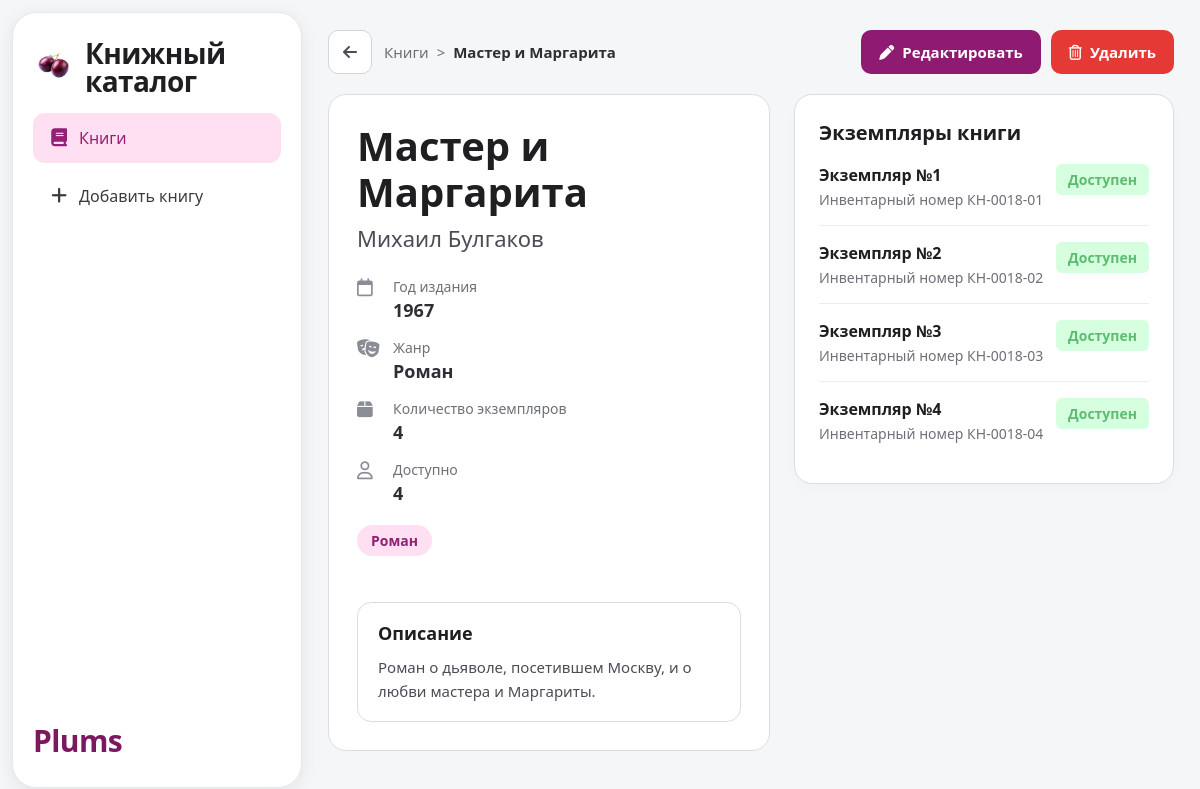
The page /books/18 on the database its author committed.
### tables this page shows
CREATE TABLE books (
                id INTEGER PRIMARY KEY AUTOINCREMENT,
                title TEXT NOT NULL,
                author TEXT NOT NULL,
                year INTEGER NOT NULL,
                genre TEXT NOT NULL,
                copies INTEGER NOT NULL DEFAULT 0
            , description TEXT NOT NULL DEFAULT '');

CREATE TABLE book_items (
                id INTEGER PRIMARY KEY AUTOINCREMENT,
                book_id INTEGER NOT NULL,
                inventory_number TEXT NOT NULL UNIQUE,
                status TEXT NOT NULL DEFAULT 'Доступен',
                issue_date TEXT NOT NULL DEFAULT '',
                FOREIGN KEY (book_id) REFERENCES books (id) ON DELETE CASCADE
            );

### app.py (the view)
@app.get("/books/<int:book_id>")
def view_book(book_id: int):
    book = get_book_or_none(book_id)
    if not book:
        return redirect(url_for("index"))
    with get_connection() as conn:
        rows = conn.execute(
            "SELECT id, book_id, inventory_number, status, issue_date FROM book_items WHERE book_id = ?",
            (book.id,)
        ).fetchall()
    items = [
        BookItem(
            id=row["id"],
            book_id=row["book_id"],
            inventory_number=row["inventory_number"],
            status=row["status"],
            issue_date=row["issue_date"]
        ) for row in rows
    ]
    available_copies = sum(1 for item in items if item.status == 'Доступен')
    return render_template(
        "book.html",
        book=book,
        items=items,  # Передаем список экземпляров в HTML
        available_copies=available_copies,  # Передаем динамический счетчик
        genres=GENRES,
        genre_other=GENRE_OTHER,
    )

### app.py (called while the page is built)
def _ensure_data_dir() -> None:
    DB_FILE.parent.mkdir(parents=True, exist_ok=True)

def get_connection() -> sqlite3.Connection:
    _ensure_data_dir()
    conn = sqlite3.connect(DB_FILE)
    conn.row_factory = sqlite3.Row
    return conn

def _ensure_description_column(conn: sqlite3.Connection) -> None:
    columns = {row["name"] for row in conn.execute("PRAGMA table_info(books)")}
    if "description" not in columns:
        conn.execute("ALTER TABLE books ADD COLUMN description TEXT NOT NULL DEFAULT ''")

def load_books() -> List[Book]:
    init_db()
    with get_connection() as conn:
        rows = conn.execute(
            "SELECT id, title, author, year, genre, copies, description FROM books"
        ).fetchall()
    return [
        Book(
            id=row["id"],
            title=row["title"],
            author=row["author"],
            year=row["year"],
            genre=row["genre"],
            copies=row["copies"],
            description=row["description"] or "",
        )
        for row in rows
    ]

def get_book_or_none(book_id: int) -> Optional[Book]:
    return next((book for book in load_books() if book.id == book_id), None)

### templates/book.html (shortened to what this page needs)
{% extends "base.html" %}
{% block content %}
<div class="book-page-header">
  <div class="book-breadcrumb">
    <a class="back-btn" href="{{ url_for('index') }}" aria-label="Назад к списку">
      <i class="fa-solid fa-arrow-left"></i>
    </a>
    <nav class="breadcrumb-text">
      <a href="{{ url_for('index') }}">Книги</a>
      <span>&gt;</span>
      <span class="current">{{ book.title }}</span>
    </nav>
  </div>
  <div class="book-header-actions">
    <a class="book-edit-btn" href="{{ url_for('edit_book', book_id=book.id, from='view') }}">
      <i class="fa-solid fa-pen"></i>
      Редактировать
    </a>
    <a class="book-delete-btn" href="{{ url_for('confirm_delete_book', book_id=book.id, from='view') }}">
      <i class="fa-regular fa-trash-can"></i>
      Удалить
    </a>
  </div>
</div>
<div class="book-main-layout">
  <article class="book-detail-card">
    <div class="book-detail-main-content">
      <div class="book-info-wrap">
        <header class="book-detail-head">
          <h1>{{ book.title }}</h1>
          <p class="book-author">{{ book.author }}</p>
        </header>
        <ul class="book-meta-list desktop-only">
          <li>
            <i class="fa-regular fa-calendar"></i>
            <div>
              <span class="meta-label">Год издания</span>
              <span class="meta-value">{{ book.year }}</span>
            </div>
          </li>
          <li>
            <i class="fa-solid fa-masks-theater"></i>
            <div>
              <span class="meta-label">Жанр</span>
              <span class="meta-value">{{ book.genre }}</span>
            </div>
          </li>
          <li>
            <i class="fa-solid fa-box"></i>
            <div>
              <span class="meta-label">Количество экземпляров</span>
              <span class="meta-value">{{ book.copies }}</span>
            </div>
          </li>
          <li>
            <i class="fa-regular fa-user"></i>
            <div>
              <span class="meta-label">Доступно</span>
              <span class="meta-value">{% if items %}{{ available_copies }}{% else %}{{ book.copies }}{% endif %}</span>
            </div>
          </li>
        </ul>
        <span class="genre-pill desktop-only">{{ book.genre }}</span>
      </div>
    </div>
    <section class="book-description-box">
      <h2>Описание</h2>
      {% if book.description %}
      <div class="description-text-container">
        <p class="description-text">{{ book.description }}</p>
      </div>
      {% else %}
      <p class="description-empty">Описание пока не добавлено.</p>
      {% endif %}
    </section>
  </article>
  <aside class="book-instances-card desktop-only">
    <h2>Экземпляры книги</h2>
        <div class="instances-list">
      {% if items %}
        {% for item in items %}
        <div class="instance-item">
          <div class="instance-info">
            <h3>Экземпляр №{{ loop.index }}</h3>
            <p class="inv-number">Инвентарный номер {{ item.inventory_number }}</p>
          </div>
          <form method="post" action="{{ url_for('toggle_item_status', item_id=item.id) }}">
            <button type="submit" class="status-badge-btn {% if item.status == 'Доступен' %}status-available{% else %}status-issued{% endif %}" title="Нажмите, чтобы изменить статус">
              {{ item.status }}
            </button>
          </form>
        </div>
        {% endfor %}
      {% endif %}
    </div>
  </aside>
</div>
{% endblock %}

### static/styles.css (style rules this page uses)
* { margin: 0; padding: 0; box-sizing: border-box; }
body { font-family: "Segoe UI", Arial, sans-serif; background: #f5f6f8; color: #1f1f22; font-size: 16px; }
.back-btn { width: 44px; height: 44px; border: 1px solid #d3d5dc; border-radius: 10px; background: #fff; color: #4a4d55; display: inline-flex; align-items: center; justify-content: center; text-decoration: none; }
.book-page-header { display: flex; justify-content: space-between; align-items: center; gap: 16px; margin-bottom: 20px; flex-wrap: wrap; }
.book-breadcrumb { display: flex; align-items: center; gap: 12px; }
.breadcrumb-text { display: flex; align-items: center; gap: 8px; font-size: 15px; color: #6d7078; }
.breadcrumb-text a { color: #6d7078; text-decoration: none; }
.breadcrumb-text .current { color: #2d2f35; font-weight: 600; }
.book-header-actions { display: flex; gap: 10px; flex-wrap: wrap; }
.book-edit-btn, .book-delete-btn { min-height: 44px; padding: 0 18px; border-radius: 10px; font-size: 15px; font-weight: 700; text-decoration: none; display: inline-flex; align-items: center; gap: 8px; }
.book-edit-btn { background: #8f1a71; color: #fff; }
.book-delete-btn { background: #e53935; color: #fff; }
.book-detail-card { background: #fff; border: 1px solid #dbdde2; border-radius: 18px; padding: 28px; max-width: 920px; }
.book-detail-head h1 { font-size: 40px; line-height: 1.15; margin-bottom: 8px; }
.book-author { font-size: 22px; color: #4a4d55; margin-bottom: 24px; }
.book-meta-list { list-style: none; display: flex; flex-direction: column; gap: 16px; margin-bottom: 20px; }
.book-meta-list li { display: flex; align-items: flex-start; gap: 14px; }
.book-meta-list i { width: 22px; color: #8a8d96; font-size: 18px; margin-top: 2px; }
.meta-label { display: block; font-size: 14px; color: #6d7078; margin-bottom: 2px; }
.meta-value { font-size: 18px; font-weight: 700; color: #2d2f35; }
.genre-pill { display: inline-block; background: #ffdff2; color: #902172; border-radius: 999px; padding: 6px 14px; font-size: 14px; font-weight: 600; margin-bottom: 22px; }
.book-description-box { border: 1px solid #dbdde2; border-radius: 14px; padding: 18px 20px; }
.book-description-box h2 { font-size: 18px; margin-bottom: 10px; }
.book-description-box p { color: #4a4d55; line-height: 1.6; font-size: 15px; }
.book-main-layout { display: flex; gap: 24px; align-items: flex-start; max-width: 1200px; margin-top: 20px; }
.book-detail-main-content { display: flex; gap: 24px; margin-bottom: 24px; }
.book-info-wrap { flex: 1; }
.book-instances-card { width: 380px; background: #fff; border: 1px solid #dbdde2; border-radius: 18px; padding: 24px; box-shadow: 0 4px 12px rgba(0, 0, 0, 0.02); flex-shrink: 0; }
.book-instances-card h2 { font-size: 20px; font-weight: 700; color: #1f1f22; margin-bottom: 18px; }
.instances-list { display: flex; flex-direction: column; }
.instance-item { display: flex; justify-content: space-between; align-items: flex-start; padding: 16px 0; border-top: 1px solid #ececf0; }
.instance-item:first-child { border-top: none; padding-top: 0; }
.instance-info h3 { font-size: 16px; font-weight: 700; color: #1f1f22; margin-bottom: 4px; }
.instance-info .inv-number { font-size: 14px; color: #6d7078; }
.status-available { background: #D5FFDE; color: #5EBC72; }
.status-badge-btn { border: none; padding: 6px 12px; border-radius: 6px; font-size: 14px; font-weight: 600; cursor: pointer; font-family: inherit; transition: opacity 0.15s ease, transform 0.1s ease; }

### rows shown on the page
books: title "Мастер и Маргарита", author "Михаил Булгаков", year "1967", genre "Роман", copies "4", description "Роман о дьяволе, посетившем Москву, и о любви мастера и Маргариты."
book_items: inventory_number "КН-0018-01", status "Доступен"
book_items: inventory_number "КН-0018-02", status "Доступен"
book_items: inventory_number "КН-0018-03", status "Доступен"
book_items: inventory_number "КН-0018-04", status "Доступен"

### other values the page prints
{{ available_copies }} "4"
